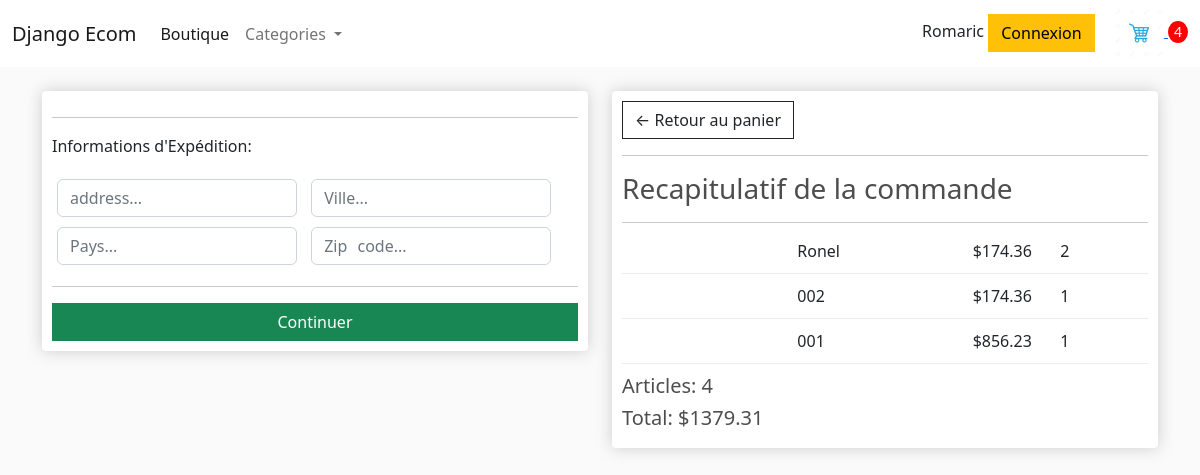
Page /commande/ (signed in) on the committed database.
### shop/models.py (models this page shows, shortened)
class CommandeArticle(models.Model):
    produit = models.ForeignKey(
        "shop.Produit",
        verbose_name=_("The articles"),
        on_delete=models.SET_NULL,
        null=True,
        blank=True,
    )
    commande = models.ForeignKey(
        "shop.Commande",
        verbose_name=_("The order"),
        on_delete=models.SET_NULL,
        null=True,
        blank=True,
    )
    quantite = models.IntegerField(
        _("The quantity of a article"), null=True, blank=True
    )
    date_added = models.DateTimeField(_("The date who it's added"), auto_now_add=True)
    @property
    def get_total(self):
        total = self.produit.price * self.quantite  # type: ignore
        return total
    class Meta:
        verbose_name = "ItemOrder"
        verbose_name_plural = "ItemOrders"

class Produit(models.Model):
    category = models.ForeignKey(
        "shop.Category",
        verbose_name=_("The category of the product"),
        on_delete=models.SET_NULL,
        null=True,
        blank=True,
    )
    name = models.CharField(_("The name of the product"), max_length=100, null=True)
    price = models.DecimalField(
        _("The price of the product"), max_digits=10, decimal_places=2
    )
    digital = models.BooleanField(
        _("Designed if the product is digital or not"), null=True, blank=True
    )
    image = models.ImageField(
        _("The image for the product presentation"),
        null=True,
        blank=True,
        upload_to="shop",
    )
    date_ajout = models.DateTimeField(
        _("The date of the product created"), auto_now_add=True
    )
    @property
    def imageUrl(self):
        try:
            url = self.image.url
        except:
            url = ""
        return url
    class Meta:
        verbose_name = "Product"
        verbose_name_plural = "Products"
        ordering = ["price"]

class Commande(models.Model):
    client = models.ForeignKey(
        "shop.Client",
        verbose_name=_("the customer who places the order"),
        on_delete=models.SET_NULL,
        null=True,
        blank=True,
    )
    date_commande = models.DateField(
        _("The date which the order is placed"), auto_now_add=True
    )
    complete = models.BooleanField(
        _("Designed if the order is completed or not"),
        default=False,
        null=True,
        blank=True,
    )
    status = models.CharField(_("The status of the commande"), max_length=200)
    transaction_id = models.CharField(
        _("The ID of the transaction"), max_length=200, null=True, blank=True
    )
    total_trans = models.DecimalField(
        _("The total price of the transaction"),
        max_digits=10,
        decimal_places=2,
        null=True,
        blank=True,
    )
    @property
    def get_panier_total(self):
        articles = self.commandearticle_set.all()  # type: ignore
        total = sum(article.get_total for article in articles)
        return total
    @property
    def get_panier_article(self):
        articles = self.commandearticle_set.all()  # type: ignore
        total = sum(article.quantite for article in articles)
        return total
    @property
    def produit_physique(self):
        articles = self.commandearticle_set.all()  # type: ignore
        au_moins_un_produit_physique = any(article.produit.digital == False for article in articles)
        return au_moins_un_produit_physique
    class Meta:
        verbose_name = _("Order")
        verbose_name_plural = _("Orders")

### shop/views.py (the view)
# urls.py: path("commande/", commande, name="commande"),
def commande(request, *args, **kwargs):
    if request.user.is_authenticated:
        client = request.user.client
        commande, created = Commande.objects.get_or_create(
            client=client, complete=False
        )
        articles = commande.commandearticle_set.all()  # type: ignore
        nombre_article = commande.get_panier_article
    else:
        articles = []
        commande = {"get_panier_total": 0, "get_panier_article": 0}
        nombre_article = commande["get_panier_article"]
    context = {
        "articles": articles,
        "commande": commande,
        "nombre_article": nombre_article,
    }
    return render(request, "commande.html", context)

### shop/templates/commande.html (shortened to what this page needs)
{% extends "base.html" %}
{% load static %}
{% block content %}
<br>
<div class="row">
    <div class="col-lg-6">
        <div class="box-element" id='form-wrapper'>
            <form action="" id="form">
                <div id="shipping-info">
                    <hr>
                    <p>Informations d'Expédition:</p>
                    <div class="form-field">
                        <input type="text" class="form-control" name="address" placeholder="address..." required>
                    </div>
                    <div class="form-field">
                        <input type="text" class="form-control" name="city" placeholder="Ville..." required>
                    </div>
                    <div class="form-field">
                        <input type="text" class="form-control" name="state" placeholder="Pays..." required>
                    </div>
                    <div class="form-field">
                        <input type="text" class="form-control" name="zipcode" placeholder="Zip	code..." required>
                    </div>
                </div>
                <hr>
                <input id="form-button" class="btn	w-100	btn-success	btn-block" type="submit" value="Continuer">
            </form>
        </div>
        <br>
    </div>
    <div class="col-lg-6">
        <div class="box-element">
            <a class="btn	btn-outline-dark" href="{%	url	'shop:panier'	%}">&#x2190; Retour au panier </a>
            <hr>
            <h3>Recapitulatif de la commande</h3>
            <hr>
            {% for article in articles %}
            <div class="panier-row">
                <div style="flex:2"><img class="row-image" src="{{article.produit.imageUrl}}" alt=""></div>
                <div style="flex:2">{{article.produit.name}}</div>
                <div style="flex:1">${{article.produit.price}}</div>
                <div style="flex:1">{{article.quantite}}</div>
            </div>
            {% endfor %}
            <h5>Articles: {{commande.get_panier_article}} </h5>
            <h5>Total: ${{commande.get_panier_total}}</h5>
        </div>
    </div>
</div>
{% endblock content %}

### templates/base.html (shortened to what this page needs)
{% load static %}
<!DOCTYPE html>
<html lang="en">
<head>
    <link href="https://cdn.jsdelivr.net/npm/bootstrap@5.2.2/dist/css/bootstrap.min.css" rel="stylesheet"
>
    <link rel="stylesheet" type="text/css" href="{%	static	'css/main.css'	%}">
</head>
<body>
    <nav class="navbar navbar-expand-lg  bg-white">
        <div class="container-fluid">
            <a class="navbar-brand" href="{% url 'shop:shop' %}">Django Ecom</a>
            <div class="collapse navbar-collapse" id="navbarSupportedContent">
                <ul class="navbar-nav me-auto mb-2 mb-lg-0">
                    <li class="nav-item">
                        <a class="nav-link active" aria-current="page" href="{% url 'shop:shop' %}">Boutique</a>
                    </li>
                    <li class="nav-item dropdown">
                        <a class="nav-link dropdown-toggle" href="#" role="button" data-bs-toggle="dropdown"
                            aria-expanded="false">
                            Categories
                        </a>
                    </li>
                </ul>
                <div class="form-inline my-2 my-lg-0">
                    {{request.user}}
                    <a href="#" class="btn btn-warning">Connexion</a>
                    <a href="{% url 'shop:panier' %}">
                        <img id="icon-panier" src="{% static 'images/panier.png' %}" alt="">
                    </a>
                    <p id="total-panier">{{ nombre_article }}</p>
                </div>
            </div>
        </div>
    </nav>
    <div class="container">
        {% block content %}
        {% endblock content %}
    </div>
</body>
</html>

### shop/static/css/main.css (style rules this page uses)
body { background-color: hsl(0, 0%, 98%); }
h1, h2, h3, h4, h5, h6 { color: hsl(0, 0%, 30%); }
.box-element { box-shadow: hsl(0, 0%, 80%) 0 0 16px; background-color: #fff; border-radius: 4px; padding: 10px; }
#icon-panier { width: 50px; display: inline-block; margin-left: 15px; }
#total-panier { display: inline-block; text-align: center; color: #fff; background-color: red; width: 20px; height: 22px; border-radius: 50%; font-size: 14px; }
.btn { border-radius: 0; }
.panier-row { display: flex; align-items: flex-stretch; padding-bottom: 10px; margin-bottom: 10px; border-bottom: 1px solid #ececec; }
.form-field { width: 250px; display: inline-block; padding: 5px; }

### rows in the picture
CommandeArticle: produit.name "Ronel", produit.price "174.36", quantite "2"
CommandeArticle: produit.name "002", produit.price "174.36", quantite "1"
CommandeArticle: produit.name "001", produit.price "856.23", quantite "1"
Commande: get_panier_article "4", get_panier_total "1379.31"

### other values in the picture
{{ request.user }} "Romaric"
{{ nombre_article }} "4"
